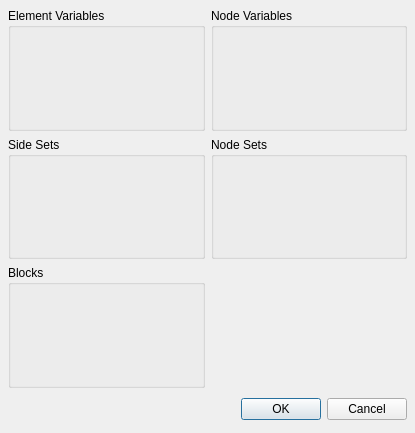
<ui version="4.0" >
 <author></author>
 <comment></comment>
 <exportmacro></exportmacro>
 <class>pqOpenExodusOptions</class>
 <widget class="QDialog" name="pqOpenExodusOptions" >
  <property name="geometry" >
   <rect>
    <x>0</x>
    <y>0</y>
    <width>415</width>
    <height>433</height>
   </rect>
  </property>
  <property name="windowTitle" >
   <string>Dialog</string>
  </property>
  <property name="modal" >
   <bool>true</bool>
  </property>
  <layout class="QGridLayout" >
   <property name="margin" >
    <number>8</number>
   </property>
   <property name="spacing" >
    <number>6</number>
   </property>
   <item row="3" column="0" colspan="2" >
    <layout class="QHBoxLayout" >
     <property name="margin" >
      <number>0</number>
     </property>
     <property name="spacing" >
      <number>6</number>
     </property>
     <item>
      <spacer>
       <property name="orientation" >
        <enum>Qt::Horizontal</enum>
       </property>
       <property name="sizeHint" >
        <size>
         <width>131</width>
         <height>31</height>
        </size>
       </property>
      </spacer>
     </item>
     <item>
      <widget class="QPushButton" name="okButton" >
       <property name="text" >
        <string>OK</string>
       </property>
      </widget>
     </item>
     <item>
      <widget class="QPushButton" name="cancelButton" >
       <property name="text" >
        <string>Cancel</string>
       </property>
      </widget>
     </item>
    </layout>
   </item>
   <item row="2" column="0" >
    <widget class="QGroupBox" name="BlocksGroup" >
     <property name="title" >
      <string>Blocks</string>
     </property>
     <layout class="QGridLayout" >
      <property name="margin" >
       <number>8</number>
      </property>
      <property name="spacing" >
       <number>6</number>
      </property>
     </layout>
    </widget>
   </item>
   <item row="0" column="1" >
    <widget class="QGroupBox" name="NodeVariablesGroup" >
     <property name="title" >
      <string>Node Variables</string>
     </property>
     <layout class="QGridLayout" >
      <property name="margin" >
       <number>8</number>
      </property>
      <property name="spacing" >
       <number>6</number>
      </property>
     </layout>
    </widget>
   </item>
   <item row="1" column="0" >
    <widget class="QGroupBox" name="SideSetGroup" >
     <property name="title" >
      <string>Side Sets</string>
     </property>
     <layout class="QGridLayout" >
      <property name="margin" >
       <number>8</number>
      </property>
      <property name="spacing" >
       <number>6</number>
      </property>
     </layout>
    </widget>
   </item>
   <item row="0" column="0" >
    <widget class="QGroupBox" name="ElementVariablesGroup" >
     <property name="title" >
      <string>Element Variables</string>
     </property>
     <layout class="QGridLayout" >
      <property name="margin" >
       <number>8</number>
      </property>
      <property name="spacing" >
       <number>6</number>
      </property>
     </layout>
    </widget>
   </item>
   <item row="1" column="1" >
    <widget class="QGroupBox" name="NodeSetsGroup" >
     <property name="title" >
      <string>Node Sets</string>
     </property>
     <layout class="QGridLayout" >
      <property name="margin" >
       <number>8</number>
      </property>
      <property name="spacing" >
       <number>6</number>
      </property>
     </layout>
    </widget>
   </item>
  </layout>
 </widget>
 <pixmapfunction></pixmapfunction>
 <tabstops>
  <tabstop>okButton</tabstop>
  <tabstop>cancelButton</tabstop>
 </tabstops>
 <resources/>
 <connections>
  <connection>
   <sender>okButton</sender>
   <signal>clicked()</signal>
   <receiver>pqOpenExodusOptions</receiver>
   <slot>accept()</slot>
   <hints>
    <hint type="sourcelabel" >
     <x>204</x>
     <y>283</y>
    </hint>
    <hint type="destinationlabel" >
     <x>96</x>
     <y>254</y>
    </hint>
   </hints>
  </connection>
  <connection>
   <sender>cancelButton</sender>
   <signal>clicked()</signal>
   <receiver>pqOpenExodusOptions</receiver>
   <slot>reject()</slot>
   <hints>
    <hint type="sourcelabel" >
     <x>294</x>
     <y>281</y>
    </hint>
    <hint type="destinationlabel" >
     <x>328</x>
     <y>304</y>
    </hint>
   </hints>
  </connection>
 </connections>
</ui>
